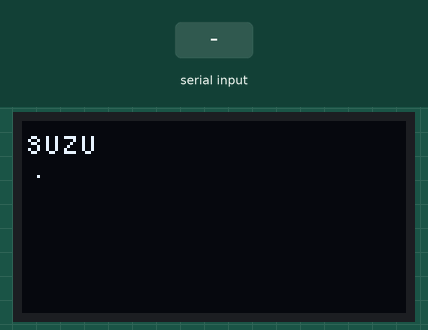
Bench run of a program on a simulated ESP8266 board running MicroPython. Parts: 128×64 one-colour display. The inputs (shaded band) are chosen by the test bench. The stepper is drawn at 200 steps a turn; library files of the repository ran but are not shown: 1 file(s); what the program prints to the serial console is not drawn.

Above: at 1.3 s.
1.4 s: "H" typed at the serial console, then Enter
2.9 s: "S" typed at the serial console, then Enter
At 4.1 s:
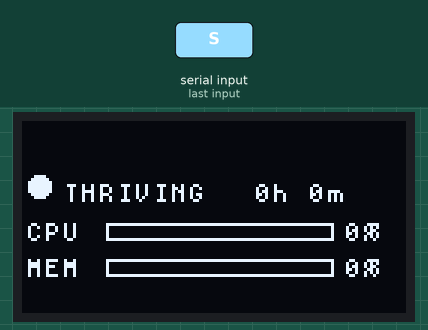
4.4 s: "WIPE-IN" typed at the serial console, then Enter
At 6.2 s:
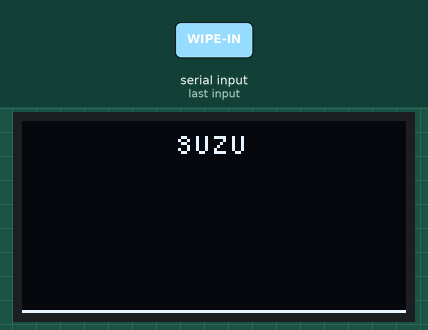
Timing chart, 0 to 7.7 s (numbered marks = the images above; inputs shaded):
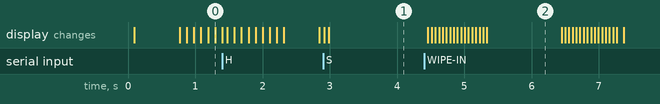

The program:

main.py
```python
import gc, sys, time, select
from machine import Timer, UART
W = 128
H = 64
Y = 16
BH = 48
S_BOOT = 0
S_READY = 1
S_NC = 2
S_CONN = 3
S_IDLE = 4
TO = 10000
TICK = 100
SIN = (0, 38, 70, 92, 100, 92, 70, 38, 0, -38, -70, -92, -100, -92, -70, -38)
FX = 0
FP = 1
FS = 2
FA = 3
FB = 4
FD = 5
FDN = 6
u = UART(0, 115200)
fnt = None

def _ns():
    pass
d = None
tm = None
needs = False
state = S_BOOT
last_rx = None
ff = []
ff_t0 = 0
ff_last = 0
dash = 1
ht = 0
dash_init = False

def r(msg):
    u.write(msg + "\n")
    time.sleep_ms(2)

def tcb(t):
    global needs
    needs = True

def init_display():
    global d, tm, fnt
    try:
        gc.collect()
        from firefly_oled import FireflyOLED
        d = FireflyOLED()
        fo = sys.modules.get('firefly_oled')
        fnt = fo.font if fo else None
        tm = Timer(-1)
        tm.init(period=200, mode=Timer.PERIODIC, callback=tcb)
        return True
    except Exception as e:
        r("ERR,display_init:%s" % e)
        return False

def tw(s):
    if fnt:
        return fnt.text_width(s)
    return len(s) * 8

def msg(title, line1, line2=None):
    d.oled.contrast(255)
    d.oled.fill_rect(0, 0, W, Y, 0)
    t = title.upper()
    w = tw(t)
    x = 2 if w >= W else (W - w) // 2
    if fnt:
        fnt.draw(d.oled, t, x, 3)
    else:
        d.text(t, x, 3)
    d.oled.fill_rect(0, Y, W, BH, 0)
    if line2 is None:
        lines = [line1]
        ys = [32]
    else:
        lines = [line1, line2]
        ys = [24, 40]
    for i in range(len(lines)):
        s = lines[i]
        w = tw(s)
        x = 2 if w >= W else (W - w) // 2
        if fnt:
            fnt.draw(d.oled, s, x, ys[i])
        else:
            d.text(s, x, ys[i])
    d.show()

def hdr(show=True):
    global ht
    d.oled.fill_rect(0, 0, W, Y, 0)
    name = d.stone_name.upper()
    w = tw(name)
    hw = 120
    if w <= hw:
        x = 2
        if fnt:
            fnt.draw(d.oled, name, x, 3)
        else:
            d.text(name, x, 3)
    else:
        scroll_max = w - hw + 4
        pause = 20
        scroll_ticks = scroll_max // 2 if scroll_max > 0 else 1
        cycle = 2 * pause + 2 * scroll_ticks
        t = ht % cycle
        if t < pause:
            sx = 0
        elif t < pause + scroll_ticks:
            sx = (t - pause) * 2
        elif t < 2 * pause + scroll_ticks:
            sx = scroll_max
        else:
            sx = scroll_max - (t - 2 * pause - scroll_ticks) * 2
        if sx < 0:
            sx = 0
        if sx > scroll_max:
            sx = scroll_max
        if fnt:
            fnt.draw(d.oled, name, 2 - sx, 3)
        else:
            d.text(name, 2 - sx, 3)
        ht += 1
    d.oled.fill_rect(0, Y, W, BH, 0)
    if show:
        d.show()

def fade(ms=500, steps=10):
    if steps <= 0:
        steps = 1
    delay = ms // steps
    for i in range(steps):
        c = 255 - int((i + 1) * 255 / steps)
        d.oled.contrast(c)
        time.sleep_ms(delay)
    d.oled.fill(0)
    d.show()

def ff_init():
    global ff, ff_t0, ff_last
    ff_t0 = time.ticks_ms()
    ff_last = ff_t0
    ff = [
        [-6, 0, 1, 6, 24, 0, 0],
        [-8, 4, 2, 8, 34, 1000, 0],
        [-10, 8, 1, 5, 44, 2000, 0],
    ]

def ff_step(mode="float"):
    global ff_last, dash, dash_init
    now = time.ticks_ms()
    if time.ticks_diff(now, ff_last) < TICK:
        return False
    ff_last = now
    hdr(False)
    for f in ff:
        if f[FDN]:
            continue
        if time.ticks_diff(now, ff_t0) < f[FD]:
            continue
        if mode == "dash" and dash_init:
            f[FD] = 0
            f[FDN] = 0
            if f[FX] < 0:
                f[FX] = 0
            elif f[FX] > W - 2:
                f[FX] = W - 2
        if mode == "dash":
            f[FX] += dash
        else:
            f[FX] += f[FS]
            f[FP] = (f[FP] + f[FS]) % len(SIN)
        if f[FX] > W + 2:
            if mode == "dash":
                f[FDN] = 1
            else:
                f[FX] = -2
                f[FP] = 0
        sv = SIN[f[FP]]
        y = f[FB] + (f[FA] * sv) // 100
        if y < Y + 1:
            y = Y + 1
        if y > H - 2:
            y = H - 2
        x = int(f[FX])
        if 0 <= x < W and 0 <= y < H:
            d.oled.pixel(x, int(y), 1)
    d.show()
    if mode == "dash":
        dash = dash * 2
        dash_init = False
        return all(f[FDN] for f in ff)
    return False

def wipe(line1, line2, direction=1):
    msg("suzu", line1, line2)
    y = H - 1
    step = 8
    steps = W // step
    delay = 500 // (steps if steps > 0 else 1)
    if direction >= 0:
        for x in range(0, W + 1, step):
            d.oled.hline(0, y, x, 1)
            d.show()
            time.sleep_ms(delay)
    else:
        for x in range(W, -1, -step):
            d.oled.hline(x, y, W - x, 1)
            d.show()
            time.sleep_ms(delay)
    time.sleep_ms(1000)
    if direction >= 0:
        for x in range(0, W + 1, step):
            d.oled.hline(0, y, x, 0)
            d.show()
            time.sleep_ms(delay)
    else:
        for x in range(W, -1, -step):
            d.oled.hline(x, y, W - x, 0)
            d.show()
            time.sleep_ms(delay)

def enter(s):
    global state, needs, dash, dash_init
    state = s
    if s == S_BOOT:
        msg("suzu", "Firefly Initializing...")
    elif s == S_READY:
        msg("suzu", "Firefly ready!")
    elif s == S_CONN:
        if not ff:
            ff_init()
        needs = False
        d.oled.contrast(255)
        hdr()
        dash = 1
        dash_init = True
        global ff_last
        ff_last = 0
    elif s == S_NC:
        needs = False
        d.oled.contrast(255)
        hdr()
        ff_init()
    elif s == S_IDLE:
        needs = True

def cmd(line):
    global last_rx
    line = line.strip()
    if not line:
        return
    parts = line.split(",", 1)
    c = parts[0].upper()
    a = parts[1] if len(parts) > 1 else ""
    # Transitions override rendering: only accept state/data updates while transitioning.
    if state != S_IDLE and c not in ("I", "S", "H", "M", "R", "WIPE-IN", "WIPE-OUT"):
        r("OK")
        return
    last_rx = time.ticks_ms()
    if state == S_NC and c in ("S", "H", "M", "R"):
        enter(S_CONN)
    try:
        if c == "I":
            r(d.device_info())
        elif c == "C":
            d.clear(); r("OK")
        elif c == "S":
            global ht
            ht = 0
            d.set_stone_name(a)
            if state == S_IDLE:
                d.oled.contrast(255); d.draw_status_screen()
            r("OK")
        elif c == "H":
            d.set_health(a.lower())
            if state == S_IDLE:
                d.oled.contrast(255); d.draw_status_screen()
            r("OK")
        elif c == "M":
            p = a.split(",")
            cpu = int(p[0]) if len(p) > 0 else None
            mem = int(p[1]) if len(p) > 1 else None
            up = p[2] if len(p) > 2 else None
            d.update_metrics(cpu=cpu, mem=mem, uptime=up)
            r("OK")
        elif c == "R":
            if state == S_IDLE:
                d.oled.contrast(255); d.draw_status_screen()
            r("OK")
        elif c == "WIPE-IN" or c == "WIPE-OUT":
            p = a.split(",", 1)
            l1 = p[0] if len(p) > 0 else ""
            l2 = p[1] if len(p) > 1 else ""
            wipe(l1, l2, 1 if c == "WIPE-IN" else -1)
            r("OK")
        else:
            r("ERR,unknown_cmd:%s" % c)
    except Exception as e:
        r("ERR,%s" % e)

def main():
    global needs, last_rx
    r("Firefly OLED starting...")
    # emit the unsolicited HELLO frame as soon as the
    # serial port is ready — the bus is listening with a ~3s timeout.
    from firefly_oled import hello_frame
    r(hello_frame())
    if not init_display():
        r("ERR,failed_to_init_display")
        return
    d.set_stone_name("suzu")
    enter(S_NC)
    r("OK,ready")
    poll = select.poll()
    poll.register(sys.stdin, select.POLLIN)
    while True:
        try:
            now = time.ticks_ms()
            if last_rx is not None and state in (S_IDLE, S_CONN):
                if time.ticks_diff(now, last_rx) > TO:
                    enter(S_NC)
            if state == S_CONN:
                if ff_step("dash"):
                    fade(500)
                    enter(S_IDLE)
                    needs = True
            elif state == S_NC:
                ff_step("float")
            if needs and state == S_IDLE:
                needs = False
                d.oled.contrast(255)
                d.draw_status_screen()
            events = poll.poll(0)
            if events:
                line = sys.stdin.readline()
                if line:
                    cmd(line)
            else:
                time.sleep_ms(10)
        except KeyboardInterrupt:
            r("OK,interrupted")
            break
        except Exception as e:
            r("ERR,%s" % e)

main()
```

boot.py
```python
# boot.py - Firefly OLED boot script
# Runs before main.py
#
# These displays are USB-tethered: the host sends all
# commands over serial. Disabling WiFi saves ~70mA and removes an unused
# attack surface.
import network
try:
    network.WLAN(network.STA_IF).active(False)
    network.WLAN(network.AP_IF).active(False)
except Exception:
    pass  # If WiFi subsystem isn't present, skip silently.

import gc
gc.collect()  # Free memory before importing main
```

Source omitted: firefly_oled.py (12507 bytes)

Measured:
- after the input at 2.9 s, the display: first differs from a run without the input after 0.09 s (image 1)
- after the input at 4.4 s, the display: first changes after 0.06 s (image 2 shows a later state)
